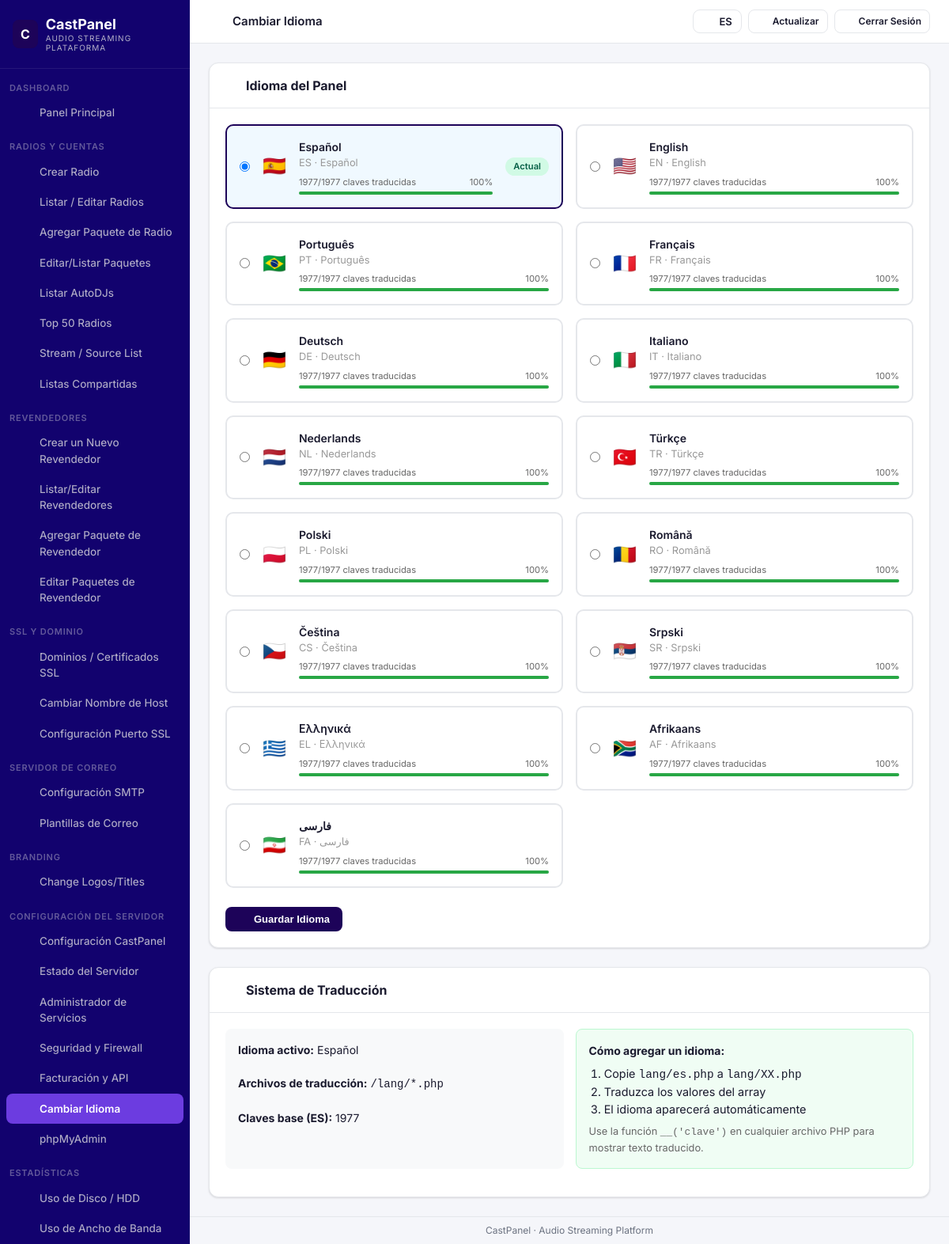
Screenshot of /admin/idioma.php (signed in) with the database file from the repository.
### tables this page shows
CREATE TABLE IF NOT EXISTS `branding` (
  `id` int(10) unsigned NOT NULL AUTO_INCREMENT,
  `owner_type` enum('global','reseller') NOT NULL DEFAULT 'global',
  `owner_id` int(10) unsigned DEFAULT NULL,
  `panel_title` varchar(128) DEFAULT NULL,
  `panel_subtitle` varchar(255) DEFAULT NULL,
  `login_title` varchar(128) DEFAULT NULL,
  `logo_login` varchar(512) DEFAULT NULL,
  `logo_sidebar` varchar(512) DEFAULT NULL,
  `logo_favicon` varchar(512) DEFAULT NULL,
  `logo_player` varchar(512) DEFAULT NULL,
  `primary_color` varchar(7) DEFAULT NULL,
  `sidebar_color` varchar(7) DEFAULT NULL,
  `custom_css` text DEFAULT NULL,
  `footer_text` varchar(255) DEFAULT NULL,
  `created_at` datetime NOT NULL DEFAULT current_timestamp(),
  `updated_at` datetime NOT NULL DEFAULT current_timestamp() ON UPDATE current_timestamp(),
  PRIMARY KEY (`id`),
  UNIQUE KEY `uk_owner` (`owner_type`,`owner_id`)
);

CREATE TABLE IF NOT EXISTS `configuracion` (
  `clave` varchar(64) NOT NULL,
  `valor` text DEFAULT NULL,
  `descripcion` varchar(255) DEFAULT NULL,
  PRIMARY KEY (`clave`)
);

### admin/idioma.php (the view, shortened to what the rows shown need)
<?php
require_once __DIR__ . '/../includes/layout_header.php';
require_once __DIR__ . '/../includes/i18n.php';
$db = getDB();
$availableLanguages = getAvailableLanguages();
$currentLang = 'es';
try {
    $row = $db->query("SELECT valor FROM configuracion WHERE clave = 'default_language'")->fetch();
    if ($row) $currentLang = $row['valor'];
} catch (PDOException $e) {}
$baseKeys = cpPhraseCount('es');
?>
<div class="card" style="margin-bottom:1.5rem;">
    <div class="card-body">
        <form method="post">
            <div style="display:grid;grid-template-columns:repeat(auto-fill,minmax(280px,1fr));gap:1rem;margin-bottom:1.5rem;">
                <?php foreach ($availableLanguages as $code => $lang):
                    $coverage = $lang['has_file'] ? getTranslationCoverage($code) : 0;
                    $isSelected = $currentLang === $code;
                    $barColor = $coverage >= 90 ? '#28a745' : ($coverage >= 50 ? '#fd7e14' : '#dc3545');
                ?>
                <label style="display:flex;align-items:center;gap:1rem;padding:1rem;border:2px solid <?= $isSelected ? 'var(--primary)' : '#e5e7eb' ?>;border-radius:10px;cursor:<?= $lang['has_file'] ? 'pointer' : 'not-allowed' ?>;background:<?= $isSelected ? '#f0f9ff' : '#fff' ?>;opacity:<?= $lang['has_file'] ? '1' : '0.6' ?>;">
                    <input type="radio" name="language" value="<?= $code ?>"
                           <?= $isSelected ? 'checked' : '' ?>
                           <?= !$lang['has_file'] ? 'disabled' : '' ?>>
                    <span style="font-size:1.5rem;"><?= $lang['flag'] ?></span>
                    <div style="flex:1;">
                        <div style="font-weight:600;"><?= htmlspecialchars($lang['name']) ?></div>
                        <div style="font-size:.8rem;color:#999;"><?= strtoupper($code) ?> · <?= $lang['native'] ?></div>
                        <?php if ($lang['has_file']): ?>
                        <div style="margin-top:.4rem;">
                            <div style="display:flex;justify-content:space-between;font-size:.7rem;color:#666;margin-bottom:.2rem;">
                                <span><?= $lang['keys_count'] ?>/<?= $baseKeys ?> <?= __('translated_keys') ?></span>
                                <span><?= $coverage ?>%</span>
                            </div>
                            <div style="background:#e9ecef;border-radius:3px;height:4px;">
                                <div style="width:<?= $coverage ?>%;height:100%;background:<?= $barColor ?>;border-radius:3px;"></div>
                            </div>
                        </div>
                        <?php else: ?>
                        <div style="font-size:.7rem;color:#dc3545;margin-top:.3rem;">Traducción no disponible</div>
                        <?php endif; ?>
                    </div>
                    <?php if ($isSelected): ?>
                    <span class="badge badge-success" style="font-size:.7rem;">Actual</span>
                    <?php endif; ?>
                </label>
                <?php endforeach; ?>
            </div>
        </form>
    </div>
</div>
<div class="card">
    <div class="card-body">
        <div class="form-grid-2">
            <div style="padding:1rem;background:#f8f9fa;border-radius:8px;">
                <strong>Idioma activo:</strong> <?= htmlspecialchars($availableLanguages[$currentLang]['name'] ?? 'Español') ?>
                <br><br>
                <strong>Archivos de traducción:</strong> <code>/lang/*.php</code>
                <br><br>
                <strong>Claves base (ES):</strong> <?= $baseKeys ?>
            </div>
            <div style="padding:1rem;background:#f0fdf4;border:1px solid #bbf7d0;border-radius:8px;">
                <strong>Cómo agregar un idioma:</strong>
                <ol style="margin:.5rem 0 0 1.2rem;font-size:.9rem;">
                </ol>
                <p style="font-size:.8rem;color:#666;margin-top:.5rem;">
                </p>
            </div>
        </div>
    </div>
</div>
<?php require_once __DIR__ . '/../includes/layout_footer.php'; ?>

### includes/layout_header.php (shortened to what the rows shown need)
<?php
require_once __DIR__ . '/branding.php';
require_once __DIR__ . '/icons.php';
require_once __DIR__ . '/i18n.php';
cpI18nStart();
$brand = getCurrentBranding();
?>
<!DOCTYPE html>
<html lang="es">
<head>
    <?php $cpStyleVer = @filemtime(BASE_PATH . '/assets/css/style.css') ?: time(); ?>
    <link href="<?= BASE_URL ?>/assets/css/style.css?v=<?= (int)$cpStyleVer ?>" rel="stylesheet">
</head>
<body>
<div class="layout">
    <aside class="sidebar" id="sidebar">
        <div class="sidebar-logo">
            <?php if (!empty($brand['logo_sidebar'])): ?>
                <img src="<?= htmlspecialchars($brand['logo_sidebar']) ?>" alt="<?= htmlspecialchars($brand['panel_title'] ?? 'CastPanel') ?>"
                     style="max-height:44px;max-width:180px;object-fit:contain">
            <?php else: ?>
                <div class="logo-icon"><?= strtoupper(substr($brand['panel_title'] ?? 'C', 0, 1)) ?></div>
                <div class="logo-text">
                    <?= htmlspecialchars($brand['panel_title'] ?? 'CastPanel') ?>
                    <small><?= htmlspecialchars($brand['panel_subtitle'] ?? 'Audio Streaming') ?></small>
                </div>
            <?php endif; ?>
        </div>
    </aside>
    <main class="main-content">
        <header class="topbar">
            <div class="topbar-actions">
                <button type="button" class="cp-lang-btn" onclick="cpLangOpen()" title="Idioma" aria-label="Idioma">
                    <?= cpIcon('globe', 15) ?><span translate="no"><?= strtoupper(htmlspecialchars(getCurrentLang())) ?></span>
                </button>
            </div>
        </header>
        <div class="page-content">

### rows the page displays
branding: panel_title "C", panel_title "CastPanel", panel_subtitle "AUDIO STREAMING PLATAFORMA"
configuracion: valor "ES", valor "☑ 🇪🇸 Español ES · Español 1977", valor "100", valor "☐ 🇺🇸 English EN · English 1977", valor "☐ 🇧🇷 Português PT · Português", valor "☐ 🇫🇷 Français FR · Français 19", valor "☐ 🇩🇪 Deutsch DE · Deutsch 1977", valor "☐ 🇮🇹 Italiano IT · Italiano 19", valor "☐ 🇳🇱 Nederlands NL · Nederland", valor "☐ 🇹🇷 Türkçe TR · Türkçe 1977/1", valor "☐ 🇵🇱 Polski PL · Polski 1977/1", valor "☐ 🇷🇴 Română RO · Română 1977/1", valor "☐ 🇨🇿 Čeština CS · Čeština 1977", valor "☐ 🇷🇸 Srpski SR · Srpski 1977/1", valor "☐ 🇬🇷 Ελληνικά EL · Ελληνικά 19", valor "☐ 🇿🇦 Afrikaans AF · Afrikaans", valor "☐ 🇮🇷 فارسی FA · فارسی 1977/197", valor "Español"

### other values shown
$pageTitle "Cambiar Idioma"
$lang['flag'] "🇪🇸"
$lang['name'] "Español"
$lang['native'] "Español"
$lang['keys_count'] "1977"
$lang['flag'] "🇺🇸"
$lang['name'] "English"
$code "EN"
$lang['native'] "English"
$coverage "100"
$lang['flag'] "🇧🇷"
$lang['name'] "Português"
$code "PT"
$lang['native'] "Português"
$lang['flag'] "🇫🇷"
